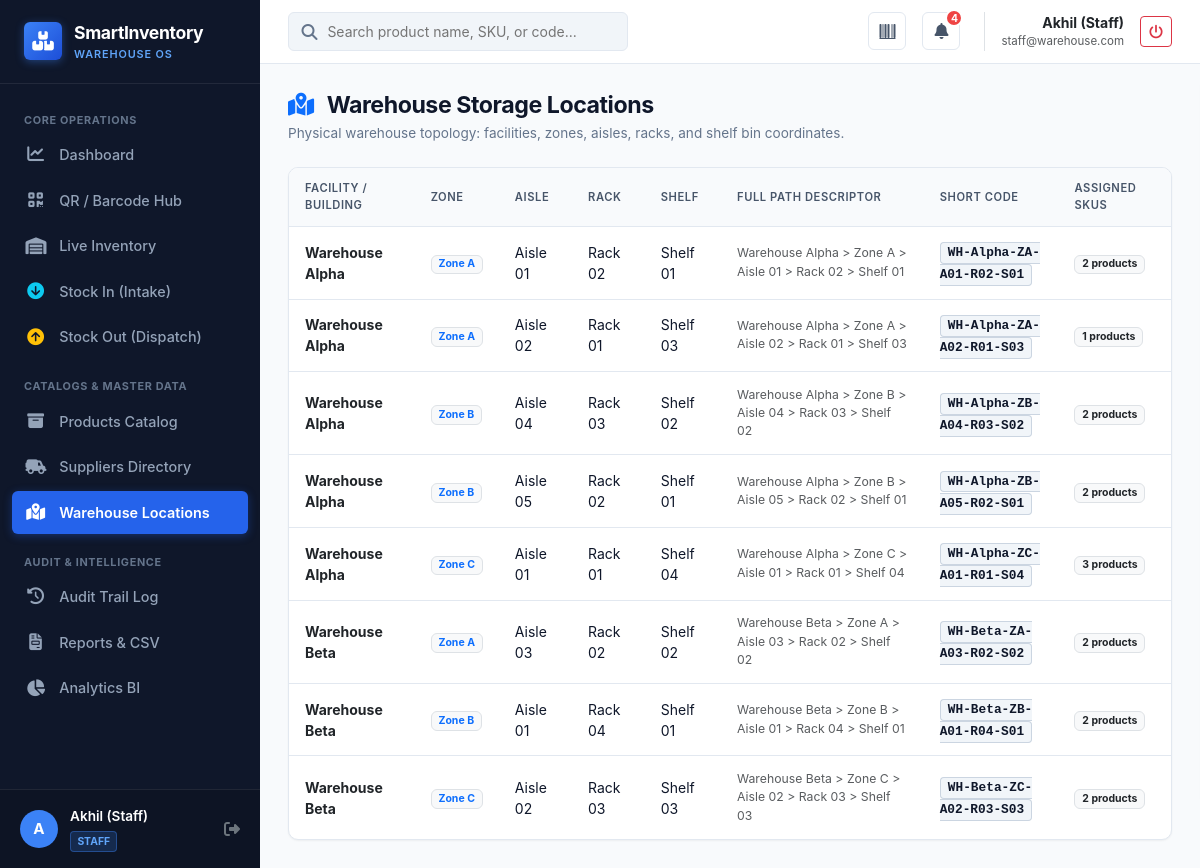
The app's page /locations (signed in) with its own data.
### app/models.py (models this page shows, shortened)
class User(UserMixin, db.Model):
    __tablename__ = 'users'
    id = db.Column(db.Integer, primary_key=True)
    name = db.Column(db.String(100), nullable=False)
    email = db.Column(db.String(120), unique=True, nullable=False, index=True)
    password_hash = db.Column(db.String(255), nullable=False)
    role = db.Column(
        db.String(20),
        nullable=False,
        default='STAFF'
    )  # ADMIN, STAFF, MANAGER
    is_active_user = db.Column(db.Boolean, default=True, nullable=False)
    created_at = db.Column(
        db.DateTime,
        default=lambda: datetime.now(timezone.utc),
        nullable=False
    )
    qr_code = db.Column(db.String(255), unique=True)
    transactions = db.relationship(
        'InventoryTransaction',
        backref='performer',
        lazy='dynamic'
    )
    @property
    def is_admin(self):
        return self.role == 'ADMIN'
    @property
    def is_staff(self):
        return self.role == 'STAFF'
    @property
    def is_active(self):
        return self.is_active_user

class WarehouseLocation(db.Model):
    __tablename__ = 'warehouse_locations'
    id = db.Column(db.Integer, primary_key=True)
    warehouse_name = db.Column(db.String(100), nullable=False)
    zone = db.Column(db.String(20), nullable=False)
    aisle = db.Column(db.String(20), nullable=False)
    rack = db.Column(db.String(20), nullable=False)
    shelf = db.Column(db.String(20), nullable=False)
    products = db.relationship(
        'Product',
        backref='location',
        lazy=True
    )
    @property
    def full_location(self):
        return (
            f"{self.warehouse_name} > "
            f"Zone {self.zone} > "
            f"Aisle {self.aisle} > "
            f"Rack {self.rack} > "
            f"Shelf {self.shelf}"
        )
    @property
    def short_code(self):
        wh_short = self.warehouse_name.replace(
            "Warehouse ",
            "WH-"
        )
        return (
            f"{wh_short}-"
            f"Z{self.zone}-"
            f"A{self.aisle}-"
            f"R{self.rack}-"
            f"S{self.shelf}"
        )

### app/routes/locations.py (the view)
@locations_bp.route('/locations')
@login_required
def index():
    locations = WarehouseLocation.query.order_by(
        WarehouseLocation.warehouse_name,
        WarehouseLocation.zone,
        WarehouseLocation.aisle,
        WarehouseLocation.rack,
        WarehouseLocation.shelf
    ).all()
    return render_template('locations/list.html', locations=locations)

### app/templates/locations/list.html (shortened to what this page needs)
{% extends 'base.html' %}
{% block content %}
<div class="page-header">
    <div>
        <h1 class="page-title"><i class="fas fa-map-location-dot text-primary me-2"></i> Warehouse Storage Locations</h1>
        <div class="page-subtitle">Physical warehouse topology: facilities, zones, aisles, racks, and shelf bin coordinates.</div>
    </div>
</div>
<div class="content-card mb-0">
    <div class="table-responsive">
        <table class="warehouse-table">
            <thead>
                <tr>
                    <th>Facility / Building</th>
                    <th>Zone</th>
                    <th>Aisle</th>
                    <th>Rack</th>
                    <th>Shelf</th>
                    <th>Full Path Descriptor</th>
                    <th>Short Code</th>
                    <th>Assigned SKUs</th>
                </tr>
            </thead>
            <tbody>
                {% for loc in locations %}
                    <tr>
                        <td class="fw-bold text-dark">{{ loc.warehouse_name }}</td>
                        <td><span class="badge bg-light text-primary border fw-bold">Zone {{ loc.zone }}</span></td>
                        <td>Aisle {{ loc.aisle }}</td>
                        <td>Rack {{ loc.rack }}</td>
                        <td>Shelf {{ loc.shelf }}</td>
                        <td class="small text-muted">{{ loc.full_location }}</td>
                        <td><span class="sku-tag">{{ loc.short_code }}</span></td>
                        <td>
                            <span class="badge bg-light text-dark border">{{ loc.products | length }} products</span>
                        </td>
                    </tr>
                {% endfor %}
            </tbody>
        </table>
    </div>
</div>
{% endblock %}

### app/templates/base.html (shortened to what this page needs)
<!DOCTYPE html>
<html lang="en">
<head>
    <link href="https://cdn.jsdelivr.net/npm/bootstrap@5.3.3/dist/css/bootstrap.min.css" rel="stylesheet">
    <link href="https://cdnjs.cloudflare.com/ajax/libs/font-awesome/6.5.1/css/all.min.css" rel="stylesheet">
    <link href="{{ url_for('static', filename='css/styles.css') }}" rel="stylesheet">
</head>
<body>
    <div class="app-wrapper">
        <aside class="app-sidebar no-print">
            <div class="sidebar-header">
                <div class="sidebar-logo-icon">
                    <i class="fas fa-boxes-stacked"></i>
                </div>
                <div>
                    <div class="sidebar-brand-text">SmartInventory</div>
                    <div class="sidebar-subbrand">Warehouse OS</div>
                </div>
            </div>
            <ul class="sidebar-menu">
                <div class="sidebar-section-title">Core Operations</div>
                <li>
                    <a href="{{ url_for('dashboard.index') }}" class="sidebar-link {% if request.endpoint == 'dashboard.index' %}active{% endif %}">
                        <i class="fas fa-chart-line"></i>
                        <span>Dashboard</span>
                    </a>
                </li>
                <li>
                    <a href="{{ url_for('scanner.index') }}" class="sidebar-link {% if request.endpoint == 'scanner.index' %}active{% endif %}">
                        <i class="fas fa-qrcode"></i>
                        <span>QR / Barcode Hub</span>
                    </a>
                </li>
                <li>
                    <a href="{{ url_for('inventory.index') }}" class="sidebar-link {% if request.endpoint == 'inventory.index' %}active{% endif %}">
                        <i class="fas fa-warehouse"></i>
                        <span>Live Inventory</span>
                    </a>
                </li>
                {% if current_user.is_admin or current_user.is_staff %}
                <li>
                    <a href="{{ url_for('inventory.stock_in') }}" class="sidebar-link {% if request.endpoint == 'inventory.stock_in' %}active{% endif %}">
                        <i class="fas fa-arrow-circle-down text-info"></i>
                        <span>Stock In (Intake)</span>
                    </a>
                </li>
                <li>
                    <a href="{{ url_for('inventory.stock_out') }}" class="sidebar-link {% if request.endpoint == 'inventory.stock_out' %}active{% endif %}">
                        <i class="fas fa-arrow-circle-up text-warning"></i>
                        <span>Stock Out (Dispatch)</span>
                    </a>
                </li>
                {% endif %}
                <div class="sidebar-section-title mt-2">Catalogs & Master Data</div>
                <li>
                    <a href="{{ url_for('products.index') }}" class="sidebar-link {% if request.blueprint == 'products' %}active{% endif %}">
                        <i class="fas fa-box-archive"></i>
                        <span>Products Catalog</span>
                    </a>
                </li>
                <li>
                    <a href="{{ url_for('suppliers.index') }}" class="sidebar-link {% if request.blueprint == 'suppliers' %}active{% endif %}">
                        <i class="fas fa-truck-field"></i>
                        <span>Suppliers Directory</span>
                    </a>
                </li>
                <li>
                    <a href="{{ url_for('locations.index') }}" class="sidebar-link {% if request.blueprint == 'locations' %}active{% endif %}">
                        <i class="fas fa-map-location-dot"></i>
                        <span>Warehouse Locations</span>
                    </a>
                </li>
                <div class="sidebar-section-title mt-2">Audit & Intelligence</div>
                <li>
                    <a href="{{ url_for('transactions.index') }}" class="sidebar-link {% if request.endpoint == 'transactions.index' %}active{% endif %}">
                        <i class="fas fa-clock-rotate-left"></i>
                        <span>Audit Trail Log</span>
                    </a>
                </li>
                <li>
                    <a href="{{ url_for('reports.index') }}" class="sidebar-link {% if request.blueprint == 'reports' %}active{% endif %}">
                        <i class="fas fa-file-invoice"></i>
                        <span>Reports & CSV</span>
                    </a>
                </li>
                <li>
                    <a href="{{ url_for('analytics.index') }}" class="sidebar-link {% if request.blueprint == 'analytics' %}active{% endif %}">
                        <i class="fas fa-chart-pie"></i>
                        <span>Analytics BI</span>
                    </a>
                </li>
            </ul>
            <div class="sidebar-footer">
                <div class="user-avatar">
                    {{ current_user.name[0] | upper if current_user.is_authenticated else '?' }}
                </div>
                <div class="user-info">
                    <div class="user-name">{{ current_user.name if current_user.is_authenticated else 'Guest' }}</div>
                    {% if current_user.is_authenticated %}
                        <span class="user-role-badge role-{{ current_user.role.lower() }}">{{ current_user.role }}</span>
                    {% endif %}
                </div>
                <a href="{{ url_for('auth.logout') }}" class="text-secondary hover-white ms-auto" title="Log Out">
                    <i class="fas fa-sign-out-alt"></i>
                </a>
            </div>
        </aside>
        <main class="app-main">
            <header class="app-navbar no-print">
                <div class="d-flex align-items-center gap-3">
                    <div class="navbar-search d-none d-md-block">
                        <i class="fas fa-search"></i>
                        <input type="text" id="global-search-input" placeholder="Search product name, SKU, or code...">
                    </div>
                </div>
                <div class="navbar-actions">
                    <a href="{{ url_for('scanner.index') }}" class="nav-icon-btn" title="Open QR & Barcode Scanner">
                        <i class="fas fa-barcode"></i>
                    </a>
                    <button class="nav-icon-btn" id="notification-toggle-btn" title="Low Stock Alerts">
                        <i class="fas fa-bell"></i>
                        {% if low_stock_badge_count > 0 %}
                            <span class="nav-badge">{{ low_stock_badge_count }}</span>
                        {% endif %}
                    </button>
                    <div class="d-flex align-items-center gap-2 border-start ps-3 ms-2">
                        <div class="small text-end d-none d-sm-block">
                            <div class="fw-bold text-dark">{{ current_user.name }}</div>
                            <div class="text-muted" style="font-size: 0.72rem;">{{ current_user.email }}</div>
                        </div>
                        <a href="{{ url_for('auth.logout') }}" class="btn btn-outline-danger btn-sm ms-2" title="Sign Out">
                            <i class="fas fa-power-off"></i>
                        </a>
                    </div>
                </div>
            </header>
            <div class="page-container">
                {% block content %}{% endblock %}
            </div>
        </main>
    </div>
</body>
</html>

### records on screen
User: is_active_user+name "A", is_active_user+name "Akhil (Staff)", role "STAFF", name "Akhil (Staff)", email "staff@warehouse.com"
WarehouseLocation: warehouse_name "Warehouse Alpha", zone "A", aisle "01", rack "02", shelf "01", full_location "Warehouse Alpha > Zone A > Aisle 01 > Rack 02 > Shelf 01", short_code "WH-Alpha-ZA-A01-R02-S01", products|length "2"
WarehouseLocation: warehouse_name "Warehouse Alpha", zone "A", aisle "02", rack "01", shelf "03", full_location "Warehouse Alpha > Zone A > Aisle 02 > Rack 01 > Shelf 03", short_code "WH-Alpha-ZA-A02-R01-S03", products|length "1"
WarehouseLocation: warehouse_name "Warehouse Alpha", zone "B", aisle "04", rack "03", shelf "02", full_location "Warehouse Alpha > Zone B > Aisle 04 > Rack 03 > Shelf 02", short_code "WH-Alpha-ZB-A04-R03-S02", products|length "2"
WarehouseLocation: warehouse_name "Warehouse Alpha", zone "B", aisle "05", rack "02", shelf "01", full_location "Warehouse Alpha > Zone B > Aisle 05 > Rack 02 > Shelf 01", short_code "WH-Alpha-ZB-A05-R02-S01", products|length "2"
WarehouseLocation: warehouse_name "Warehouse Alpha", zone "C", aisle "01", rack "01", shelf "04", full_location "Warehouse Alpha > Zone C > Aisle 01 > Rack 01 > Shelf 04", short_code "WH-Alpha-ZC-A01-R01-S04", products|length "3"
WarehouseLocation: warehouse_name "Warehouse Beta", zone "A", aisle "03", rack "02", shelf "02", full_location "Warehouse Beta > Zone A > Aisle 03 > Rack 02 > Shelf 02", short_code "WH-Beta-ZA-A03-R02-S02", products|length "2"
WarehouseLocation: warehouse_name "Warehouse Beta", zone "B", aisle "01", rack "04", shelf "01", full_location "Warehouse Beta > Zone B > Aisle 01 > Rack 04 > Shelf 01", short_code "WH-Beta-ZB-A01-R04-S01", products|length "2"
WarehouseLocation: warehouse_name "Warehouse Beta", zone "C", aisle "02", rack "03", shelf "03", full_location "Warehouse Beta > Zone C > Aisle 02 > Rack 03 > Shelf 03", short_code "WH-Beta-ZC-A02-R03-S03", products|length "2"

### other values on screen
{{ low_stock_badge_count }} "4"
